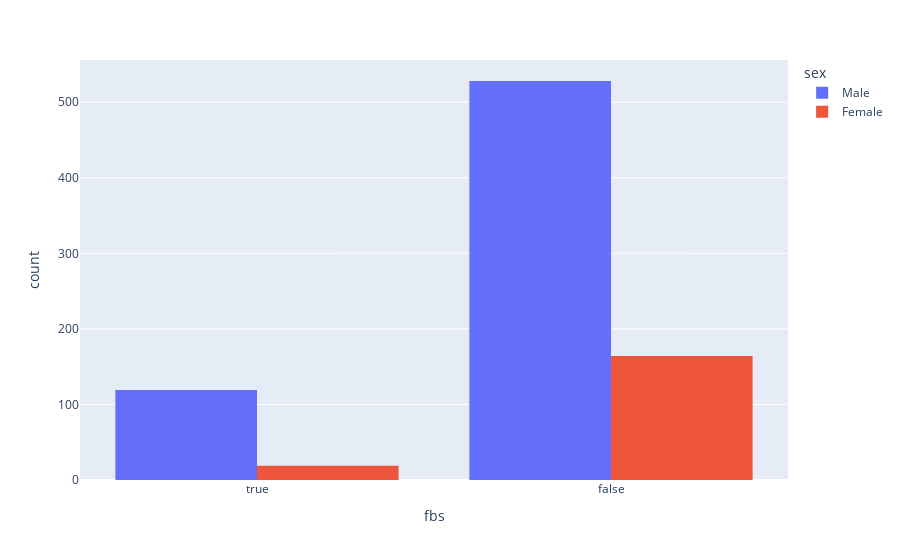

The code cell stored with this chart in its notebook:
### Code cell
fig = px.histogram(df, x='fbs', color='sex', barmode='group')
fig.show()

### Figure 1 — Plotly figure (JSON) as saved in the notebook; plotly's stock layout.template omitted (floating-point values rounded to 4 significant figures; data arrays with more than 128 entries replaced by an {"elided": "..."} marker saying what was removed)
{"data": [{"alignmentgroup": "True", "bingroup": "x", "hovertemplate": "sex=Male<br>fbs=%{x}<br>count=%{y}<extra></extra>", "legendgroup": "Male", "marker": {"color": "#636efa", "pattern": {"shape": ""}}, "name": "Male", "offsetgroup": "Male", "orientation": "v", "showlegend": true, "type": "histogram", "x": {"elided": "726 bool values"}, "xaxis": "x", "yaxis": "y"}, {"alignmentgroup": "True", "bingroup": "x", "hovertemplate": "sex=Female<br>fbs=%{x}<br>count=%{y}<extra></extra>", "legendgroup": "Female", "marker": {"color": "#EF553B", "pattern": {"shape": ""}}, "name": "Female", "offsetgroup": "Female", "orientation": "v", "showlegend": true, "type": "histogram", "x": {"elided": "194 bool values"}, "xaxis": "x", "yaxis": "y"}], "layout": {"barmode": "group", "legend": {"title": {"text": "sex"}, "tracegroupgap": 0}, "margin": {"t": 60}, "xaxis": {"anchor": "y", "domain": [0, 1], "title": {"text": "fbs"}}, "yaxis": {"anchor": "x", "domain": [0, 1], "title": {"text": "count"}}}}
